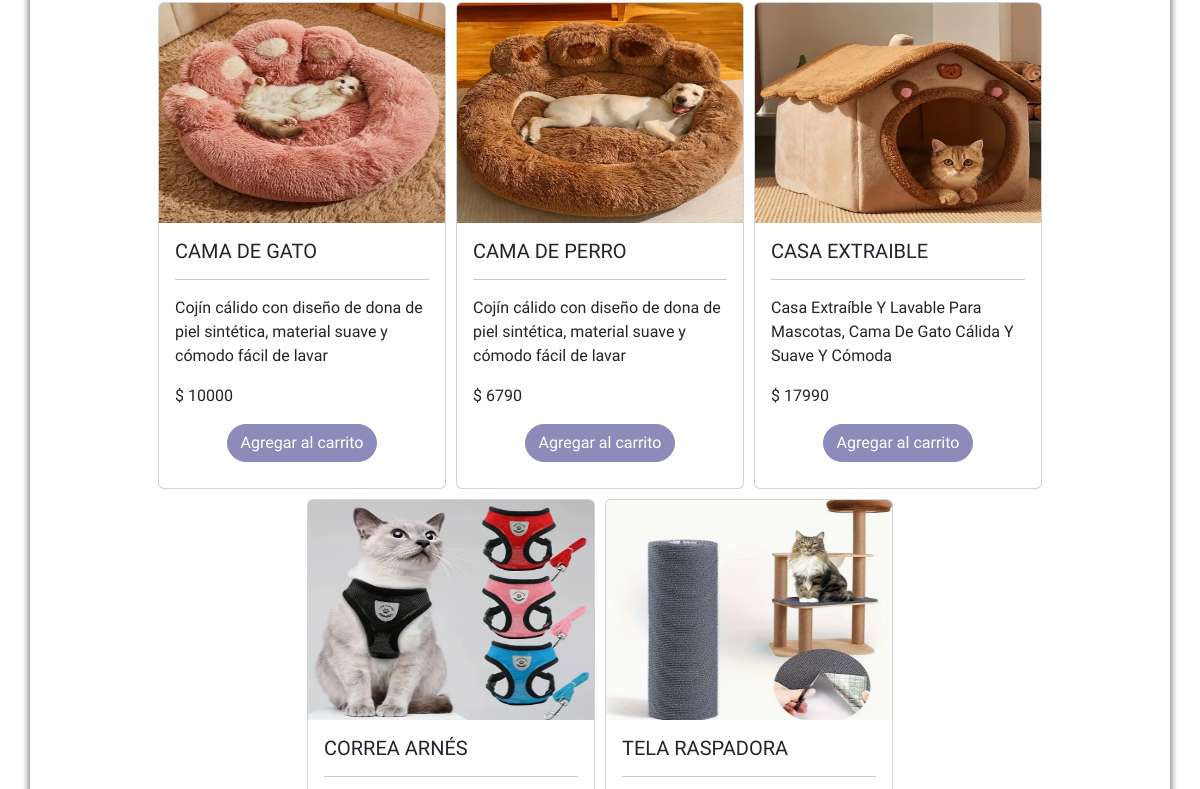
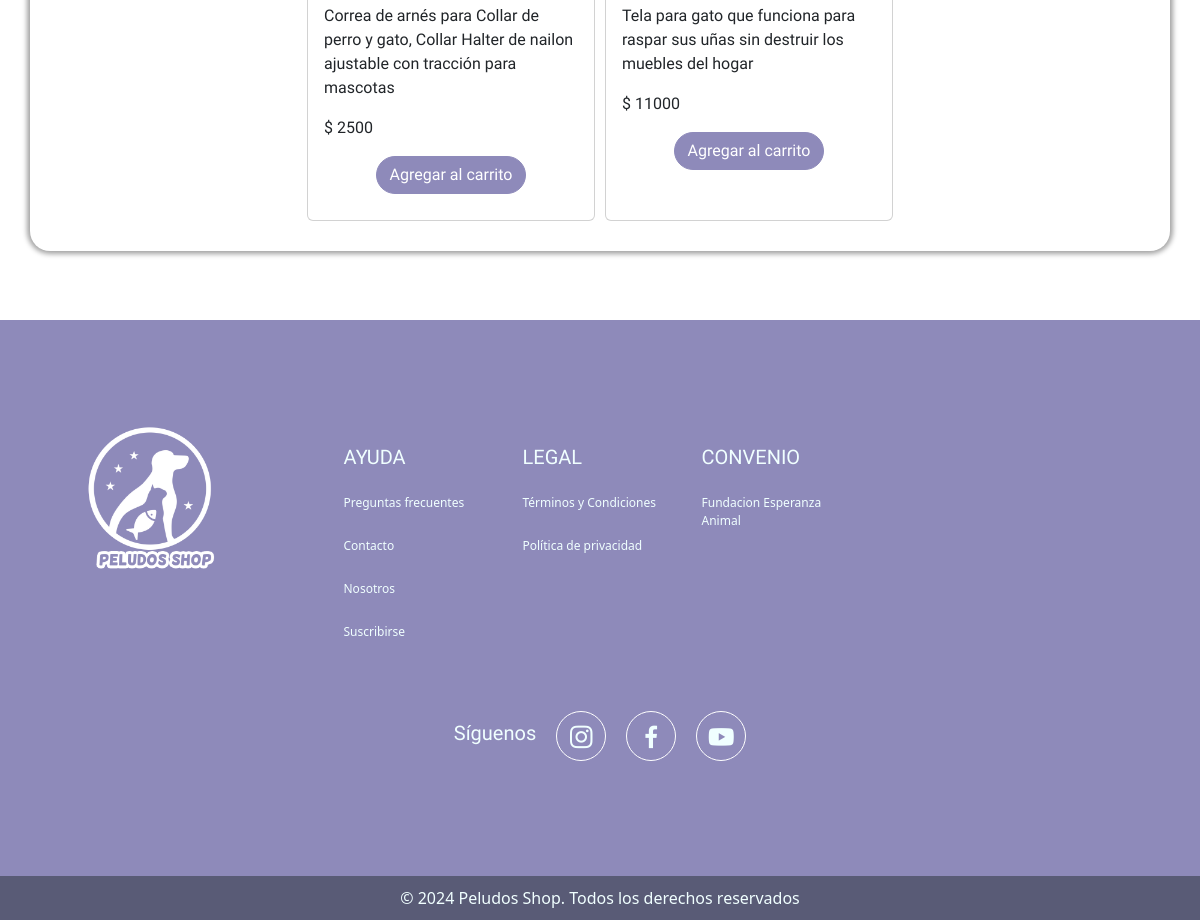
/menu/ (lower part), run on an earlier commit of the app's database (2 pictures, top to bottom).
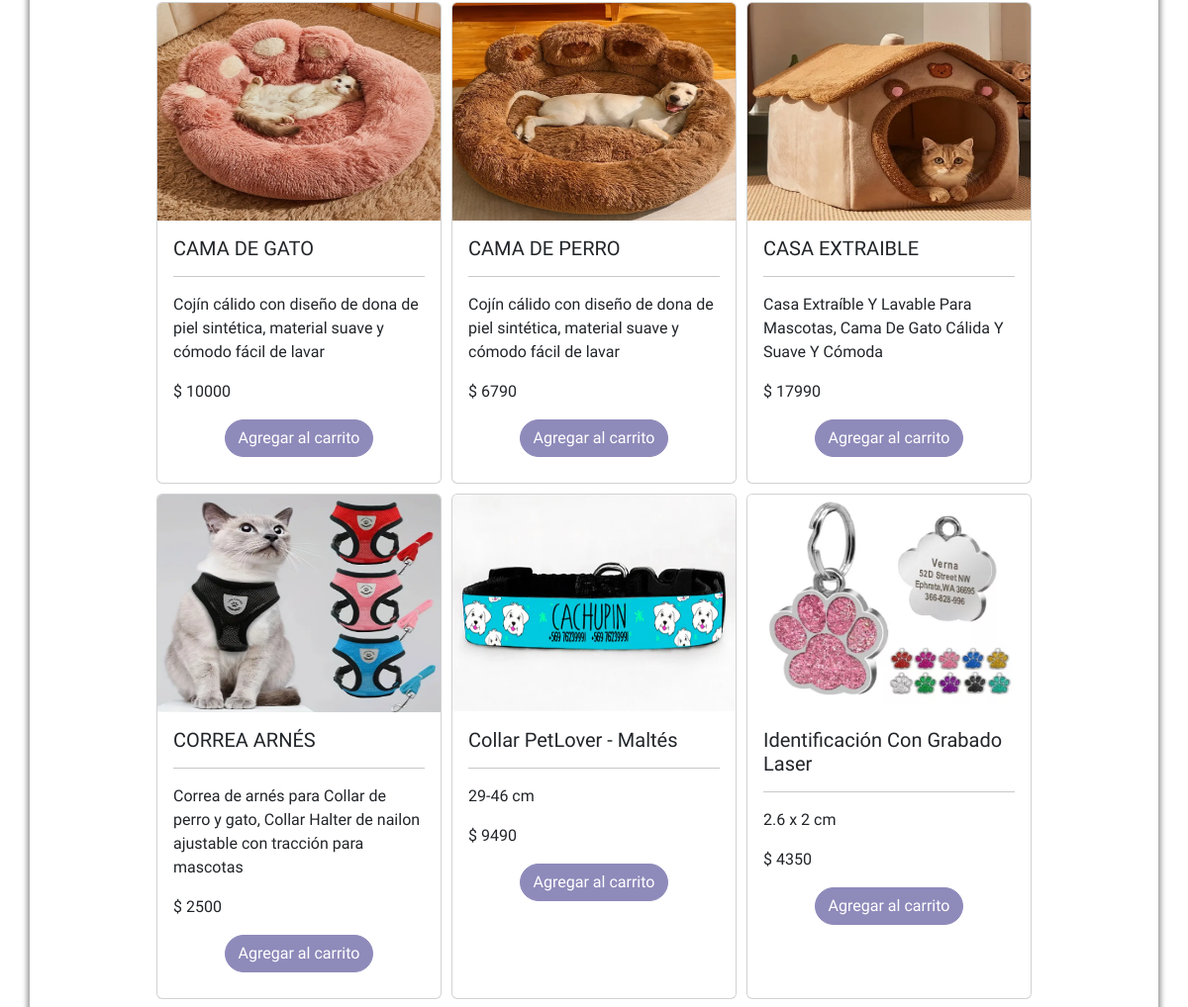
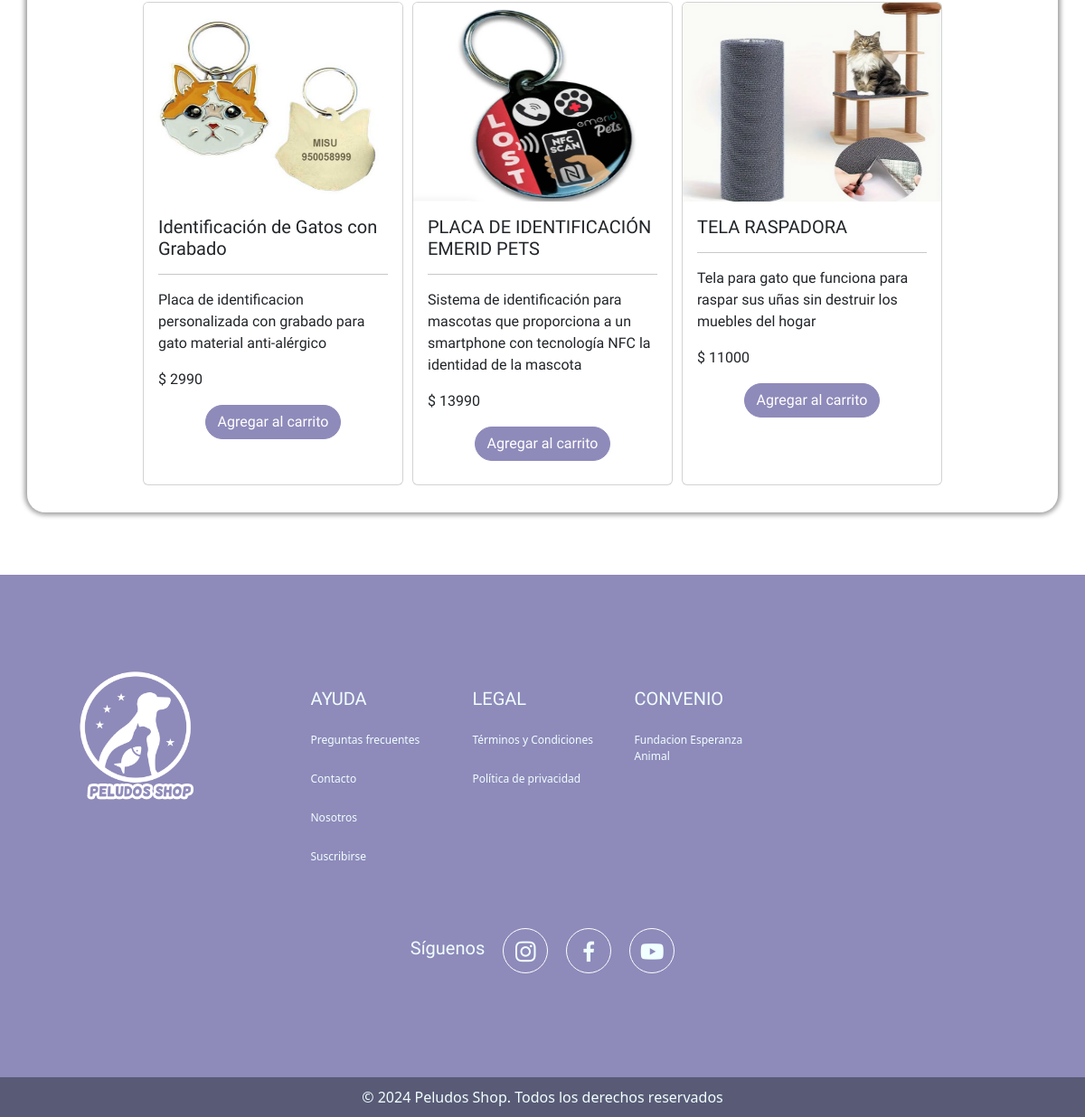
And on a later commit of the database (2 pictures, top to bottom).
### PELUDOS_SHOP_APP/models.py (models this page shows, shortened)
class ProductoProveedor(models.Model):
    CATEGORIAS = [
        ('comida_perros', 'Comida de perros'),
        ('comida_gatos', 'Comida de gatos'),
        ('accesorios', 'Accesorios'),
    ]
    id = models.AutoField(primary_key=True)
    proveedor = models.ForeignKey(Proveedor, on_delete=models.CASCADE)
    nombre_producto = models.CharField('Nombre del producto', max_length=100, blank=False, null=False)
    descripcion = models.TextField()
    precio = models.IntegerField('Precio')
    stock = models.IntegerField()
    disponibilidad = models.BooleanField('Disponibilidad', default=True, blank=False, null=False)
    imagen = models.ImageField('Imagen del producto', upload_to='PELUDOS_SHOP_APP/media/Producto/', blank=True, null=True)
    categoria = models.CharField('Categoría', max_length=20, choices=CATEGORIAS, default='comida_perros')
    class Meta:
        verbose_name = 'Producto Proveedor'
        verbose_name_plural = 'Productos Proveedores'
        ordering = ['proveedor', 'nombre_producto']

### PELUDOS_SHOP_APP/views.py (the view)
# urls.py: path('menu/', views.menu, name='menu'),
def menu(request):
    perfil = request.session.get('perfil')
    user_profile = None
    productos_gatos = ProductoProveedor.objects.filter(categoria='comida_gatos', stock__gt=0, disponibilidad=True)
    productos_perros = ProductoProveedor.objects.filter(categoria='comida_perros', stock__gt=0, disponibilidad=True)
    accesorios = ProductoProveedor.objects.filter(categoria='accesorios', stock__gt=0, disponibilidad=True)
    if request.user.is_authenticated:
        try:
            user_profile = UserProfile.objects.get(user=request.user)
        except UserProfile.DoesNotExist:
            user_profile = None
    context = {
        'perfil': perfil,
        'productos_gatos': productos_gatos,
        'productos_perros': productos_perros,
        'accesorios': accesorios,
        'user_profile': user_profile,
    }
    return render(request, 'menu.html', context)

### PELUDOS_SHOP_APP/context_processor.py (called while the page is built)
def total_carrito(request):
    total = 0
    if request.user.is_authenticated:
        if "carrito" in request.session and request.session["carrito"]:
            for key, value in request.session["carrito"].items():
                total += float(value["acumulado"])
    return {"total_carrito": total}

### PELUDOS_SHOP_APP/templates/menu.html (shortened to what this page needs)
{% extends 'base.html' %}
{% load static %}
{% block content %}
            {% include 'public/descrip_carrito.html' %}
<div class="col-12" id="ACCESORIOS">
<br>
<div class="container cont-cartas">
    {% for producto in accesorios  %}
    <div class="card" style="width: 18rem;">
        {% if producto.imagen %}
            <img src="{{ producto.imagen.url }}" class="card-img-top producto-imagen" alt="Imagen del producto">
        {% else %}
            <span>No hay foto disponible</span>
        {% endif %}
        <div class="card-body">
            <h5 class="card-title">{{ producto.nombre_producto }}</h5>
            <hr>
            <p class="card-text">{{ producto.descripcion }}</p>
            <p class="card-text">$ {{ producto.precio }}</p>
            <center><a href="{% url 'add' producto.id %}" class="btn btn-custom-purple" aria-current="page">Agregar al carrito</a></center>
          </div>
    </div>
    {% endfor %}
</div>
</div>
<br>
{% endblock %}

### PELUDOS_SHOP_APP/templates/base.html (shortened to what this page needs)
{% load static %}
<!DOCTYPE html>
<html lang="es">
<head>
    <link href='https://unpkg.com/boxicons@2.1.4/css/boxicons.min.css' rel='stylesheet'>
    <link href="https://cdn.jsdelivr.net/npm/bootstrap@5.3.3/dist/css/bootstrap.min.css" rel="stylesheet">
    <link rel="stylesheet" href="{% static '/css/estilo.css' %}">
</head>
<body>
    <main>
      {% block content %}{% endblock %}
    </main>
    <footer>
      <div class="footer">
        <div class=" container">
          <div class="row">
            <div class="col-12 col-sm-12 col-md-12 col-lg-3 col-xl-3">
              <img src="{% static 'img/Logo peludos shop.png'%}" width="150px" alt="">
            </div>
            <div class="col-6 col-sm-6 col-md-6 col-lg-2 col-xl-2">
              <h5>AYUDA</h5>
              <a href="{% url 'preguntasFrecuentes'%}">Preguntas frecuentes</a>
              <a href="#">Contacto</a>
              <a href="{% url 'nosotros'%}">Nosotros</a>
              <a href="{% url 'suscripcion'%}">Suscribirse</a>
            </div>
            <div class="col-6 col-sm-6 col-md-6 col-lg-2 col-xl-2">
              <h5>LEGAL</h5>
              <a href="">Términos y Condiciones</a>
              <a href="">Política de privacidad</a>
            </div>
            <div class="col-6 col-sm-6 col-md-6 col-lg-2 col-xl-2">
              <h5>CONVENIO</h5>
              <a href="">Fundacion Esperanza Animal</a>
            </div>
        </div>
        <div class="co-12 col-sm-12 col-md-12 col-lg-12 col-xl-12 ">
          <div class="social-media">
            <h5>Síguenos</h5>
            <a target="blank" href="#" class="social-media-icon">
              <i class='bx bxl-instagram' ></i>
            </a>
            <a target="blank" href="#" class="social-media-icon">
              <i class='bx bxl-facebook'></i>
            </a>
            <a target="blank" href="#" class="social-media-icon">
              <i class='bx bxl-youtube'></i>
            </a>
          </div>
        </div>
      </div>
      </div>
        <div class="c-reservados">
          &copy; 2024 Peludos Shop. Todos los derechos reservados
        </div>
    </footer>
</body>
</html>

### PELUDOS_SHOP_APP/templates/public/descrip_carrito.html (shortened to what this page needs)
{% load static %}
{% block styles %}
    <link rel="stylesheet" href="{% static '/css/estilo-carro.css' %}">
{% endblock %}

### PELUDOS_SHOP_APP/static/css/estilo.css (style rules this page uses)
.container { padding: 25px; font-family: "Oswald"; }
.btn-custom-purple { background-color: #8e8aba; border-color: #8e8aba; color: white; border-radius: 20px; width: 150px; margin:auto; margin-bottom: 10px; }
.producto-imagen { height: 220px; }
.cont-cartas { margin-top: 15px; background: rgb(255, 255, 255); border-radius: 20px; padding-bottom: 50px; box-shadow: 0px 0px 5px 3px rgb(163, 163, 163); margin-bottom: 25px; }
.footer { background-color: #8e8aba; color: azure; padding: 80px 50px 80px 50px; margin-top: 20px; }
.footer img { margin-bottom: 50px; }
.footer a { color: azure; display: block; text-decoration: none; font-family: 'Segoe UI', Tahoma, Geneva, Verdana, sans-serif; font-size: 12px; padding: 15px 0 0 0; margin-bottom: 10px; margin-top: 10px; }
.footer h5 { font-family: Oswald; margin-top: 20px; }
.social-media { display: flex; justify-content: center; margin-top: 50px; }
.social-media-icon { display: inline-block; margin-left: 20px; width: 50px; height: 50px; border:1px solid #fff; border-radius: 50%; text-align: center; color: white; }
.social-media-icon i { font-size: 30px; line-height: 20px; }
.c-reservados { padding: 10px; text-align: center; background-color: #595b76; color: azure; }
.cont-cartas { display: flex; gap: 10px; flex-wrap: wrap; justify-content: center; padding: 30px 0px 30px 0px; }

What changed in the data, as far as the page shows it:
added ProductoProveedor: imagen (picture), nombre_producto "Collar PetLover - Maltés", descripcion "29-46 cm", precio "9490"
added ProductoProveedor: imagen (picture), nombre_producto "Identificación Con Grabado Laser", descripcion "2.6 x 2 cm", precio "4350"
added ProductoProveedor: imagen (picture), nombre_producto "Identificación de Gatos con Grabado", descripcion "Placa de identificacion personalizada con grabado para gato material anti-alérgico", precio "2990"
added ProductoProveedor: imagen (picture), nombre_producto "PLACA DE IDENTIFICACIÓN EMERID PETS", descripcion "Sistema de identificación para mascotas que proporciona a un smartphone con tecnología NFC la identidad de la mascota", precio "13990"
